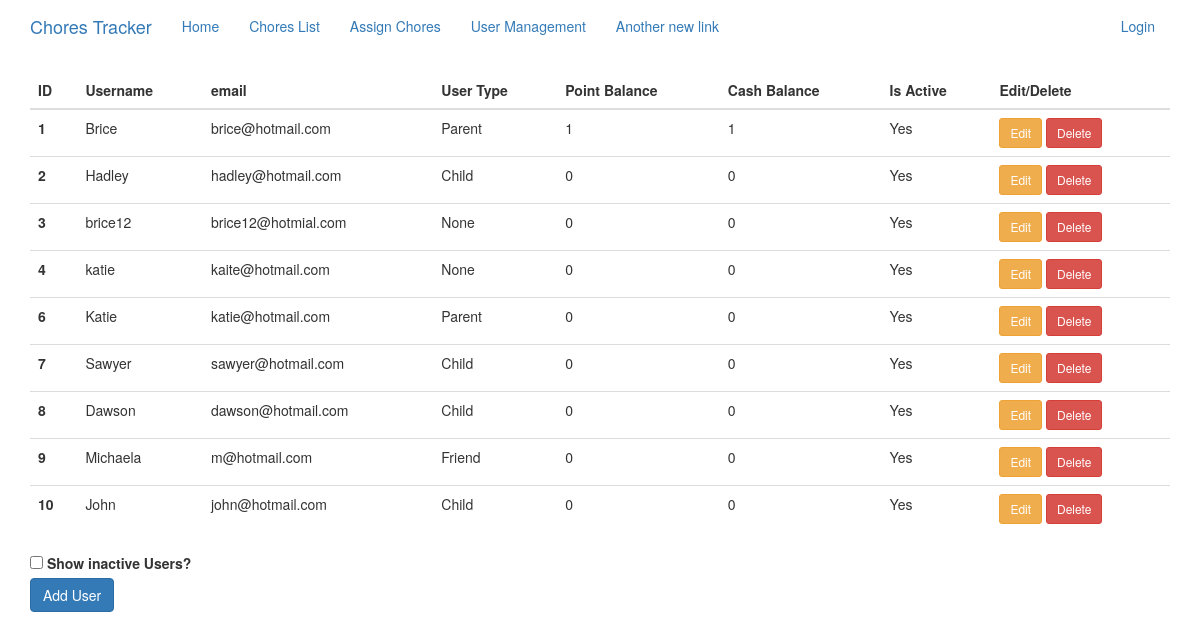
Screenshot of /users with the database file from the repository.
### app/models.py (models this page shows, shortened)
class User(UserMixin, db.Model):
    id = db.Column(db.Integer, primary_key=True)
    username = db.Column(db.String(64), index=True, unique=True)
    email = db.Column(db.String(120), index=True, unique=True)
    password_hash = db.Column(db.String(128))
    user_type = db.Column(db.String(20))  # Parent, Child, Friend
    point_balance = db.Column(db.Integer, default=0)
    cash_balance = db.Column(db.Integer, default=0)
    assigned_chores = db.relationship('ChoreAssignments', backref='assigned_to')
    created_chores = db.relationship('ChoreList', backref='created_by')
    is_active = db.Column(db.String(3), default='Yes')

### app/routes.py (the view, shortened to what this page needs)
@login_required
@app.route('/users', methods=['GET', 'POST'])
def users():
    user_list = User.query.all()
    form = RegistrationForm()
    return render_template('users.html', form=form, users=user_list)

### app/forms.py (shortened to what this page needs)
class RegistrationForm(FlaskForm):
    username = StringField('Username', validators=[DataRequired()])
    email = StringField('Email', validators=[DataRequired(), Email()])
    password = PasswordField('Password', validators=[DataRequired()])
    password2 = PasswordField(
        'Repeat Password', validators=[DataRequired(), EqualTo('password')])
    type = SelectField('User Type', validators=[DataRequired()], choices=['Parent', 'Child', 'Friend'])
    submit = SubmitField('Register')

### app/templates/users.html (shortened to what this page needs)
{% extends 'base.html' %}
{% import 'bootstrap/wtf.html' as wtf %}
{% block app_content %}
    <table id="user_table" class="table">
  <thead>
    <tr>
      <th scope="col">ID</th>
      <th scope="col">Username</th>
      <th scope="col">email</th>
      <th scope="col">User Type</th>
      <th scope="col">Point Balance</th>
      <th scope="col">Cash Balance</th>
      <th scope="col">Is Active</th>
      <th scope="col">Edit/Delete</th>
    </tr>
  </thead>
  <tbody>
    {% for user in users %}
    <tr id="{{ user.id }}" class="{{ user.is_active }}">
        <th scope="row">{{ user.id }} </th>
        <td>{{ user.username }}</td>
        <td>{{ user.email }}</td>
        <td>{{ user.user_type }}</td>
        <td>{{ user.point_balance }}</td>
        <td>{{ user.cash_balance }}</td>
        <td>{{ user.is_active }}</td>
        <td>
            <a  href="/users/{{ user.id }}/edit" data-toggle="modal"
                                                class="btn btn-warning btn-edit btn-sm">Edit</a>
            <a  href="/users/{{ user.id }}/delete" data-toggle="modal"
                                                class="btn btn-danger btn-delete btn-sm">Delete</a>
        </td>
    </tr>
    {% endfor %}
  </tbody>
    </table>
<div class="form-check">
  <input class="form-check-input" type="checkbox" value="show_inactive" id="flexCheckDefault">
  <label class="form-check-label" for="flexCheckDefault">
    Show inactive Users?
  </label>
</div>
<button id="modalbutton" type="button" class="btn btn-primary" data-toggle="modal" data-target="#add_user_modal">
  Add User
</button>
{% endblock %}

### rows the page displays
User: id "1", username "Brice", email "brice@hotmail.com", user_type "Parent", point_balance "1", cash_balance "1", is_active "Yes"
User: id "2", username "Hadley", email "hadley@hotmail.com", user_type "Child", point_balance "0", cash_balance "0", is_active "Yes"
User: id "3", username "brice12", email "brice12@hotmial.com", user_type "None", point_balance "0", cash_balance "0", is_active "Yes"
User: id "4", username "katie", email "kaite@hotmail.com", user_type "None", point_balance "0", cash_balance "0", is_active "Yes"
User: id "6", username "Katie", email "katie@hotmail.com", user_type "Parent", point_balance "0", cash_balance "0", is_active "Yes"
User: id "7", username "Sawyer", email "sawyer@hotmail.com", user_type "Child", point_balance "0", cash_balance "0", is_active "Yes"
User: id "8", username "Dawson", email "dawson@hotmail.com", user_type "Child", point_balance "0", cash_balance "0", is_active "Yes"
User: id "9", username "Michaela", email "m@hotmail.com", user_type "Friend", point_balance "0", cash_balance "0", is_active "Yes"
User: id "10", username "John", email "john@hotmail.com", user_type "Child", point_balance "0", cash_balance "0", is_active "Yes"
